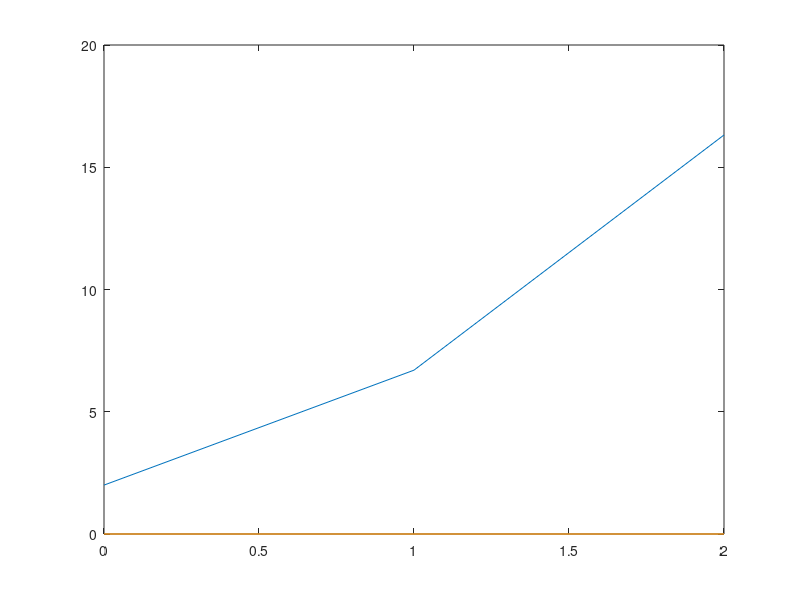

The MATLAB source for this figure:
function [t,y] = heuns

% This function solves equations of the type dy/dt = f(y, t)
% Method: y(new) = y(old) + slope * step size


% First define variables
clear t; clear y;

h = 1;                      % Step size
t = 0:h:2;
y = zeros(length(t));           % y = a vector
y(1) = 2;                   % y(IC) = y0
fty = @(t,y) 4*exp(0.8*t) - 0.5*y;

for i = 1: length(t)-1
    si = fty(t(i),y(i));                     % si is the slope at beg of interval
    y(i+1) = y(i) + si*h;              % find y(i+1) w/ si
    sf = fty(t(i+1),y(i+1));                 % estimate final slope
    phi = (si+sf)/2;                       % let slope be avg between i/f
    y(i+1) = y(i) + phi*h;
end

plot (t,y)

